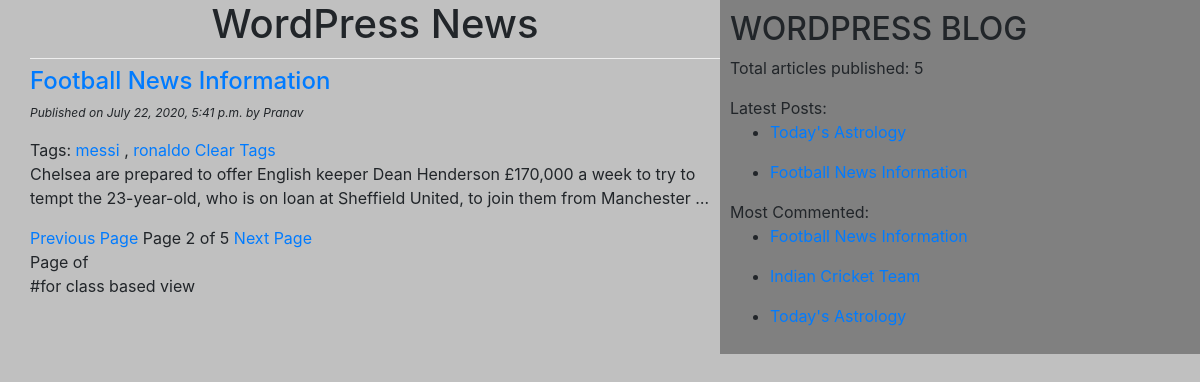
Screenshot of /?page=2 with the database file from the repository.
### blogApp/models.py (models this page shows, shortened)
class Post(models.Model):
    STATUS_CHOICES = (('draft', 'Draft'), ('published', 'Published'))  # tuple of tuples for dropdown choices
    title = models.CharField(max_length=256)
    slug = models.SlugField(max_length=264, unique_for_date='publish')
    author = models.ForeignKey(User, related_name='blog_posts', on_delete=models.CASCADE)
    body = models.TextField()
    publish = models.DateTimeField(default=timezone.now)
    created = models.DateTimeField(auto_now_add=True)  # at what time object got created
    updated = models.DateTimeField(auto_now=True)  # at what time save method called
    status = models.CharField(max_length=10, choices=STATUS_CHOICES, default='draft')
    objects = CustomManager()  # register custom manager
    tags = TaggableManager()
    class Meta:
        ordering = ('-publish',)  # order by publish descending
    def get_absolute_url(self):
        return reverse('post_detail',
                       args=[self.status, self.publish.year, self.publish.strftime('%m'), self.publish.strftime('%d'),
                             self.slug])

### blogApp/views.py (the view)
# urls.py: path('', views.post_list_view),  # for function view
def post_list_view(request, tag_slug=None):
    post_list = Post.objects.all()
    tag = None
    if tag_slug:
        tag = get_object_or_404(Tag, slug=tag_slug)  # get tag object by using tag slug
        post_list = post_list.filter(tags__in=[tag])  # filter posts using tag object
    paginator = Paginator(post_list, 1)  # paginate the list page with 2 poste per page
    page_number = request.GET.get('page')  # get page number
    try:
        post_list = paginator.page(page_number)  # page list for given page number
    except PageNotAnInteger:
        post_list = paginator.page(1)
    except EmptyPage:
        post_list = paginator.page(paginator.num_pages)
    return render(request, 'blogApp/post_list.html', {'post_list': post_list, 'tag': tag})

### blogApp/models.py (called while the page is built)
    def get_queryset(self):
        print('inside custom manager')
        return super().get_queryset().filter(status='published')  # custom manager to return only published status

### blogApp/templatetags/blog_tags.py (called while the page is built)
@register.simple_tag(name='count')  # assign name o a tag. If not assigned, name is function name
def total_posts():
    return Post.objects.count()

@register.inclusion_tag('blogApp/latest.html', name='latest')
def show_latest_posts(count=1):  # defult 3 if not provided
    latest_post = Post.objects.order_by('-publish')[:count]  # will give latest 3 posts
    return {'latest_posts': latest_post}  # this data will be automatically sent to latest.html

@register.simple_tag(name='top_commented')
def get_most_commented_posts(count=1):
    return Post.objects.annotate(total_comments=Count('comments')).order_by('-total_comments')[
           :count]  # adds ne column total_comments and saves total comments for each posts in it . user related_name check it

### templates/blogApp/post_list.html (shortened to what this page needs)
<!DOCTYPE html>
{% extends 'blogApp/base.html' %}
{% block body_block %}
<h1>WordPress News</h1>
{% for post in post_list %}
<a href="{{post.get_absolute_url}}" ><h4>{{ post.title }}</h4></a>
<p id="date">Published on {{post.publish}} by {{post.author|title}}</p>
Tags:
{% for tag in post.tags.all %}
 <a href="{% url 'post_list_by_tag_name' tag.slug %}">{{tag.name}}</a>
{% if not forloop.last %} , {% endif %}
{% endfor %}
<a href="/">Clear Tags</a>
{{post.body|truncatewords:30|linebreaks}}
{% endfor %}
{% include 'blogApp/pagination.html'  with page=post_list %}
{% include 'blogApp/pagination.html'  with page=page_obj %} #for class based view
{% endblock %}

### templates/blogApp/base.html (shortened to what this page needs)
<!DOCTYPE html>
{% load blog_tags %}
{% load static %}
<html lang="en">
<head>
    <link rel="stylesheet" href="https://stackpath.bootstrapcdn.com/bootstrap/4.5.0/css/bootstrap.min.css">
    <link rel="stylesheet" href="{% static "css/blog.css" %}">
</head>
<body>
<div class="content">
{% block body_block %}
{% endblock %}
</div>
<div class="sidebar">
    <h2>WORDPRESS BLOG</h2>
    <p>Total articles published: {% count %} </p>
    Latest Posts:
    {% latest 2%}
    {% top_commented 3 as top_posts %}
   {% for post in top_posts %}
    <ul>
       <li><a href="{{post.get_absolute_url}}" >{{ post.title }}</a></li>
    </ul>
{% endfor %}
</div>
</body>
</html>

### templates/blogApp/latest.html (shortened to what this page needs)
<!DOCTYPE html>
<html lang="en">
<head>
</head>
<body>
{% for post in latest_posts %}
<ul>
    <li>
        <a href="{{post.get_absolute_url}}" >{{ post.title }}</a>
    </li>
</ul>
{% endfor %}
</body>
</html>

### static/css/blog.css (style rules this page uses)
.content { width:60%; float:left; padding: 0 0 0 30px; background: silver; }
.sidebar { width:40%; float:right; padding: 10px; background: grey; }
h1 { text-align:center; border-bottom: 1px solid #eee; padding-bottom: 10px ; }
body { background:silver; }
#date { font-size:12px; font-style:italic; }

### rows the page displays
Post: title "Football News Information", publish "July 22, 2020, 5:41 p.m.", author "Pranav", body "Chelsea are prepared to offer English keeper Dean Henderson £170,000 a week to try to tempt the 23-year-old, who is on loan at Sheffield United, to join them from Manchester …"
Tag: name "messi"
Tag: name "ronaldo"
Post: title "Today's Astrology"
Post: title "Indian Cricket Team"

### other values shown
{{ page.number }} "2"
{{ page.paginator.num_pages }} "5"
